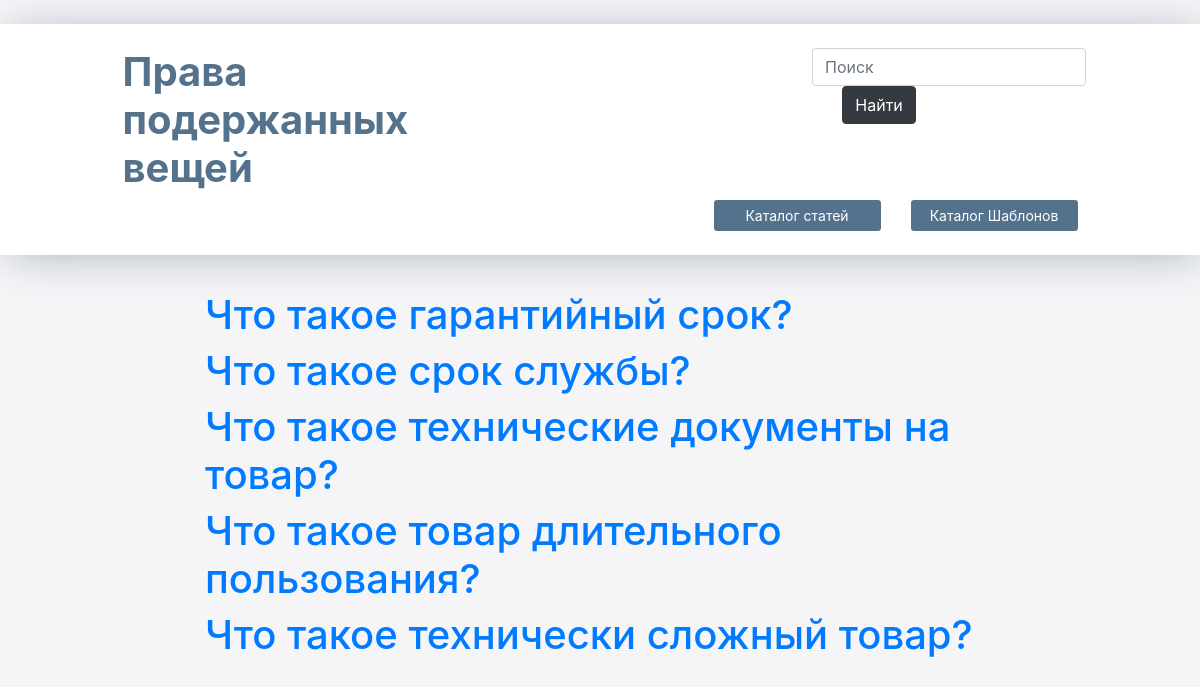
The page /tag_search/ on the database as committed earlier.
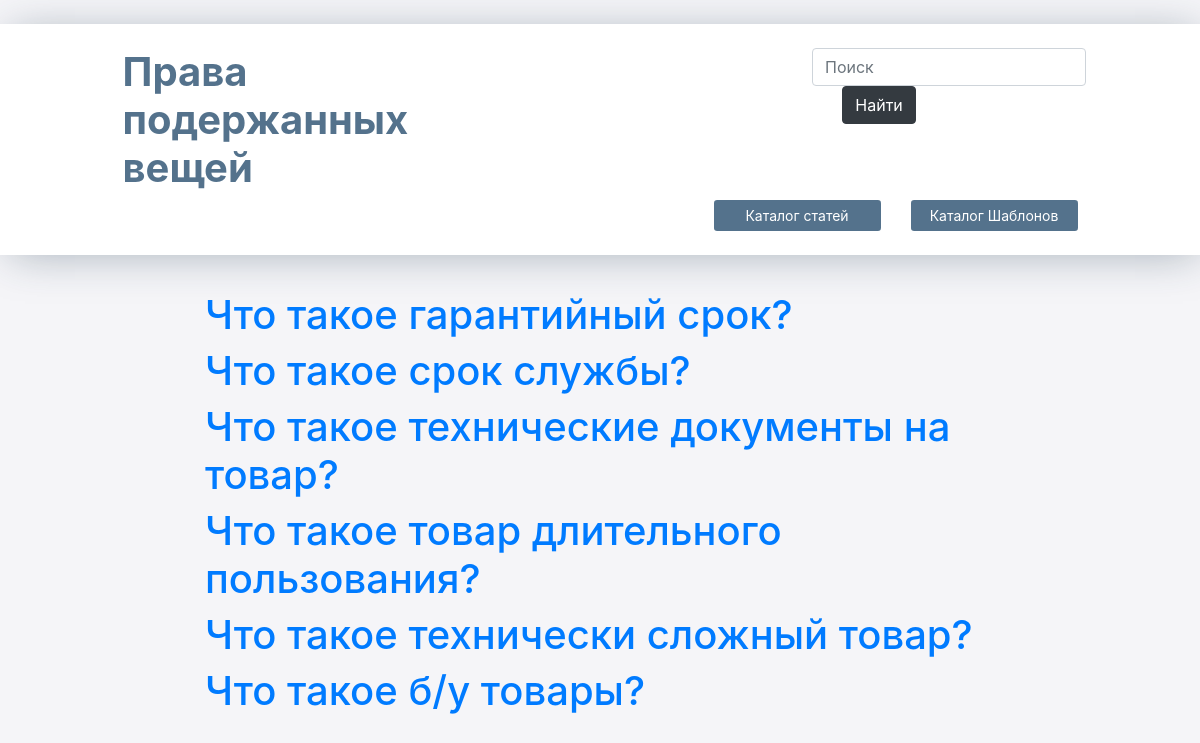
The same page on the database as committed later.
### second_help/models.py (models this page shows, shortened)
class Articles(models.Model):
    name = models.CharField(max_length=125, default="default_name")
    web_url = models.CharField(max_length=1024, verbose_name="Внешняя ссылка", null=True, blank=True)
    document = models.FileField(storage=fs_for_article, verbose_name="Файл документа", null=True, blank=True)
    tags = models.ManyToManyField('Tag')

### second_help/views.py (the view)
# urls.py: path('tag_search/', views.tag_search, name='tag_search'),
def tag_search(request):
    articles = Articles.objects.all()
    if request.method == 'GET':
        form = TagSearchForm(request.GET)
        if form.is_valid():
            tags = form.cleaned_data['tags']
            articles = Articles.objects.filter(tags__in=tags).distinct()
            return render(request, 'all_articles.html', {'articles': articles, 'form': form})
    else:
        form = TagSearchForm()
    return render(request, 'all_articles.html', {'articles': articles, 'form': form})

### second_help/forms.py
class TagSearchForm(forms.Form):
    tags = forms.ModelMultipleChoiceField(queryset=Tag.objects.all(), widget=forms.CheckboxSelectMultiple)

### second_help/models.py (called while the page is built)
    def __str__(self):
        return self.name

### templates/all_articles.html (shortened to what this page needs)
<!DOCTYPE html>
<html lang="ru">
<html>
<head>
    <link rel="stylesheet" href="https://cdn.jsdelivr.net/npm/bootstrap@4.3.1/dist/css/bootstrap.min.css"
>
    {% load static %}
    <link rel="stylesheet" type="text/css" href="{% static 'css/style.css' %}">
    <link rel="stylesheet" href="style.css">
</head>
<body style="background-color: #f5f5f8;">
<div class="menu">
    <div class="row">
        <div class="col-lg-4 offset-lg-1">
            <a href="/">
                <h1 class="text-style">
                        <strong>Права подержанных вещей</strong>
                </h1>
            </a>
        </div>
        <div class="col-lg-4 offset-lg-3">
                <form class="form-inline">
                    <div class="form-group lg-7">
                        <input type="text" class="form-control" name="search" placeholder="Поиск">
                    </div>
                    <div class="form-group lg-4 offset-lg-1">
                        <button type="submit button" class="btn btn-dark">Найти</button>
                    </div>
                </form>
            </div>
        </div>
    <div class="row">
            <div class="col-lg-2 offset-lg-7">
                <button type="button" class="btn  btn-lg btn-block btn-style-2 btn-sm" onclick="">Каталог статей</button>
            </div>
            <div class="col-lg-2 ">
                <button type="button" class="btn btn-style-2 btn-lg btn-block btn-sm" onclick="window.location.href = '/all_docs/'">Каталог Шаблонов</button>
            </div>
    </div>
</div>
<div class="row">
    <div class="col-lg-8 offset-lg-2">
        {% for article in articles %}
            <h1><a href="/articles/{{article.document}}">{{ article.name }}</a></h1>
        {% empty %}
            <p>Статей не найдено</p>
        {% endfor %}
    </div>
</div>
</body>
</html>

### static/css/style.css (style rules this page uses)
.text-style { color: #54728c; }
.menu { margin-bottom: 3%; margin-top: 2%; -webkit-box-shadow: 4px 4px 42px -6px rgba(34, 60, 80, 0.39); -moz-box-shadow: 4px 4px 42px -6px rgba(34, 60, 80, 0.39); box-shadow: 4px 4px 42px -6px rgba(34, 60, 80, 0.39); padding: 2%; background-color: white; }
.btn-style-2 { background-color: #54728c !important; color: white !important; }

Rows that differ between the two databases and show on the page:
added Articles: name "Что такое б/у товары?"
